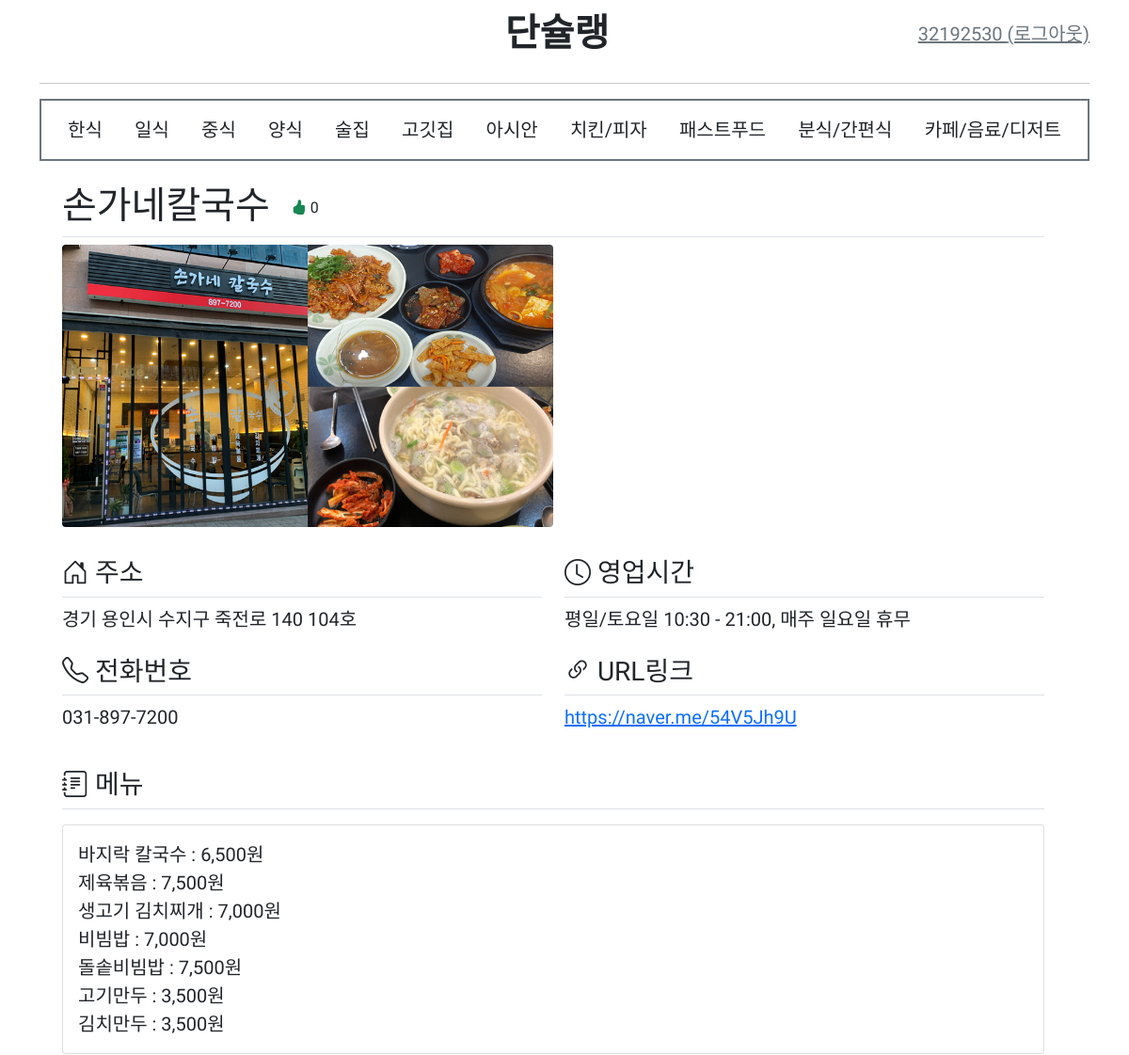
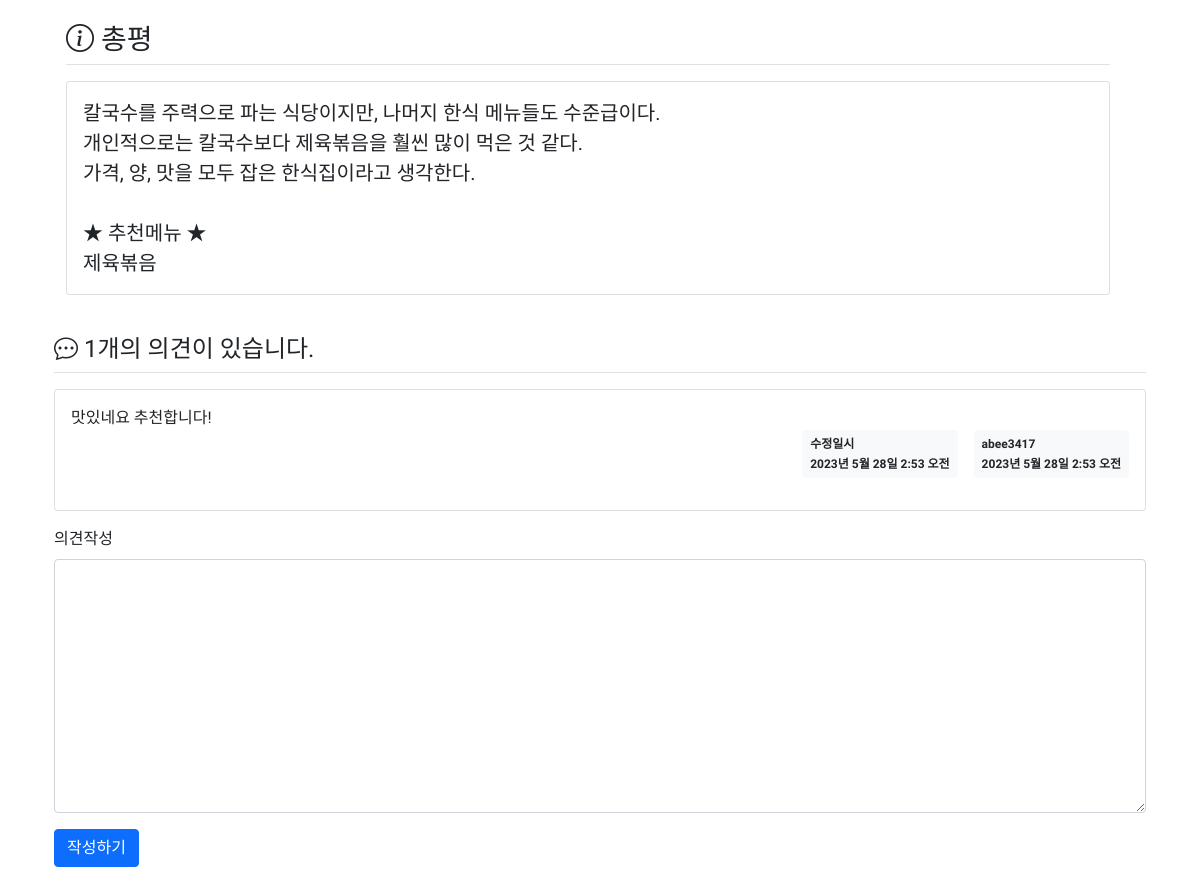
The page /post/id/2/ (signed in) on the database its author committed (2 pictures, top to bottom).
### mainapp/models.py (models this page shows, shortened)
class Post(models.Model):
    category = models.IntegerField() # 1~12까지로 한식부터 카페까지 구분하기 위한 필드
    subject = models.CharField(max_length=200) # 가게이름
    location = models.CharField(max_length=200) # 주소
    callnum = models.CharField(max_length=200) # 전화번호
    timeinfo = models.CharField(max_length=200) # 영업시간
    urlinfo = models.CharField(max_length=200) # URL
    menu = models.TextField() # 메뉴
    review = models.TextField() # 총평
    image = models.ImageField(blank=True, upload_to='media/') # 썸네일사진
    summary = models.CharField(max_length=200) # 썸네일텍스트
    voter = models.ManyToManyField(User, blank=True)  # 추천인

class Comment(models.Model):
    post = models.ForeignKey(Post, on_delete=models.CASCADE)
    author = models.ForeignKey(User, on_delete=models.CASCADE)
    content = models.TextField()
    create_date = models.DateTimeField()
    modify_date = models.DateTimeField(null=True, blank=True) # 수정일시

### mainapp/views.py (the view)
# urls.py: path('post/id/<int:post_id>/', views.detail, name='detail'),
def detail(request, post_id):
    post = get_object_or_404(Post, pk=post_id) # Question.objects.get의 상위호환이다. 실패하면 404오류를 전달
    context = {'post': post}
    return render(request, 'mainapp/detail.html', context) # question_detail.html에 있는 question에 context를 전달

### templates/mainapp/detail.html (shortened to what this page needs)
{% extends 'base.html' %}
{% block content %}
<div class="container my-3 row row-cols-2">
    <div class="col-12">
        <h1 class="border-bottom py-2">{{ post.subject }}
            <a href="javascript:void(0)" data-uri="{% url 'main:vote' post.id  %}"
                class="recommend btn btn-outline-white"> <i class="text-success bi bi-hand-thumbs-up-fill"></i>
                <span class="">{{post.voter.count}}</span>
            </a>
        </h1>
    </div>
    <div class="col-12">
        <img class="rounded" width="50%" height="300" src="/media/{{post.image}}" alt="korean_post">
        <br><br>
    </div>
    <div class="col">
        <div class="mb-3">
            <h3 class="border-bottom py-2"><i class="align-bottom bi bi-house-door"></i> 주소</h3>
            <div class="card-text fs-5" style="white-space: pre-line;">{{ post.location }}</div>
        </div>
        <div class="mb-3">
            <h3 class="border-bottom py-2"><i class="align-bottom bi bi-telephone"></i> 전화번호</h3>
            <div class="card-text fs-5" style="white-space: pre-line;">{{ post.callnum }}</div>
        </div>
    </div>
    <div class="col">
        <div class="mb-3">
            <h3 class="border-bottom py-2"><i class="align-bottom bi bi-clock"></i> 영업시간</h3>
            <div class="card-text fs-5" style="white-space: pre-line;">{{ post.timeinfo }}</div>
        </div>
        <div class="mb-3">
            <h3 class="border-bottom py-2"><i class="align-bottom bi bi-link-45deg"></i> URL링크</h3>
            <div class="card-text fs-5" style="white-space: pre-line;"><a href="{{ post.urlinfo }}">{{ post.urlinfo }}</a></div>
        </div>
    </div>
</div>
<div class="container my-3 row">
    <div class="col-12">
        <h3 class="border-bottom py-2"><i class="align-bottom bi bi-journal-text"></i> 메뉴</h3>
        <div class="card my-3">
            <div class="card-body">
                <div class="card-text fs-5" style="white-space: pre-line;">{{ post.menu }}</div>
            </div>
        </div>
    </div>
    <div class="col-12">
        <h3 class="border-bottom py-2"><i class="align-bottom bi bi-info-circle"></i></i> 총평</h3>
        <div class="card my-3">
            <div class="card-body">
                <div class="card-text fs-5" style="white-space: pre-line;">{{ post.review }}</div>
            </div>
        </div>
    </div>
</div>
<div class="container my-3">
    <h4 class="border-bottom my-3 py-2"><i class="align-bottom bi bi-chat-dots"></i> {{post.comment_set.count}}개의 의견이 있습니다.</h4>
    {% for comment in post.comment_set.all %}
    <div class="card my-3">
        <div class="card-body">
            <div class="card-text" style="white-space: pre-line;">{{ comment.content }}</div>
            <div class="d-flex justify-content-end">
                {% if comment.modify_date %}
                <div class="badge bg-light text-dark p-2 text-start mx-3">
                    <div class="mb-2">수정일시</div>
                    <div>{{ comment.modify_date }}</div>
                </div>
                {% endif %}
                <div class="badge bg-light text-dark p-2 text-start">
                    <div class="mb-2">{{ comment.author.username }}</div>
                    <div>{{ comment.create_date }}</div>
                </div>
            </div>
        </div>
    </div>
    {% endfor %}
    <form action="{% url 'main:comment_create' post.id %}" method="post" class="my-3">
        <div class="mb-3">
            <label for="content" class="form-label">의견작성</label>
            <textarea {% if not user.is_authenticated %}disabled{% endif %}
              name="content" id="content" class="form-control" rows="10"></textarea>
        </div>
        <input type="submit" value="작성하기" class="btn btn-primary">
        <br><br><br>
    </form>
</div>
{% endblock %}

### templates/base.html (shortened to what this page needs)
{% load static %}
<!DOCTYPE html>
<html lang="ko">
<head>
    <link rel="stylesheet" type="text/css" href="{% static 'style.css' %}">
    <link rel="stylesheet" type="text/css" href="{% static 'bootstrap.min.css' %}">
    <link rel="stylesheet" href="https://cdn.jsdelivr.net/npm/bootstrap-icons@1.8.0/font/bootstrap-icons.css">
</head>
<body>
    <div class="container">
        <header class="blog-header lh-1 py-3">
            <div class="row flex-nowrap justify-content-between align-items-center">
                <div class="col-4 pt-1">
                </div>
                <div class="col-4 text-center">
                    <a class="fs-1 fw-bold text-dark navbar-brand" href={% url 'main:index' %}>단슐랭</a>
                </div>
                <div class="col-4 d-flex justify-content-end align-items-center">
                    {% if user.is_authenticated %}
                    <a class="fs-5 link-secondary navbar-text" href={% url 'user:logout' %}>{{ user.username }} (로그아웃)</a>
                    {% else %}
                    <a class="fs-5 btn btn-basic" href={% url 'user:login' %}>로그인</a>
                    {% endif %}
                </div>
            </div>
        </header>
        <hr>
        <navbar class="navbar border border-2 border-secondary navbar-dark d-flex justify-content-between">
            <div class="container-fluid">
                <a class="fs-5 nav-link text-dark" href="{% url 'main:list' 1 %}">한식</a>
                <a class="fs-5 nav-link text-dark" href="{% url 'main:list' 2 %}">일식</a>
                <a class="fs-5 nav-link text-dark" href="{% url 'main:list' 3 %}">중식</a>
                <a class="fs-5 nav-link text-dark" href="{% url 'main:list' 4 %}">양식</a>
                <a class="fs-5 nav-link text-dark" href="{% url 'main:list' 5 %}">술집</a>
                <a class="fs-5 nav-link text-dark" href="{% url 'main:list' 6 %}">고깃집</a>
                <a class="fs-5 nav-link text-dark" href="{% url 'main:list' 7 %}">아시안</a>
                <a class="fs-5 nav-link text-dark" href="{% url 'main:list' 8 %}">치킨/피자</a>
                <a class="fs-5 nav-link text-dark" href="{% url 'main:list' 9 %}">패스트푸드</a>
                <a class="fs-5 nav-link text-dark" href="{% url 'main:list' 10 %}">분식/간편식</a>
                <a class="fs-5 nav-link text-dark" href="{% url 'main:list' 11 %}">카페/음료/디저트</a>
            </div>
    </div>
    <main class="container">
    {% block content %}
    {% endblock %}
    </main>
</body>
</html>

### static/style.css (style rules this page uses)
body { font-family: 'Do Hyeon', sans-serif !important; }

### rows shown on the page
Post: subject "손가네칼국수", voter.count "0", image (picture), location "경기 용인시 수지구 죽전로 140 104호", callnum "031-897-7200", timeinfo "평일/토요일 10:30 - 21:00, 매주 일요일 휴무", urlinfo "https://naver.me/54V5Jh9U", menu "바지락 칼국수 : 6,500원 제육볶음 : 7,500원 생고기 김치찌개 : 7,000원 비빔밥 : 7,000원 돌솥비빔밥 : 7,500원 고기만두 : 3,500원 김치만두 : 3,500원", review "칼국수를 주력으로 파는 식당이지만, 나머지 한식 메뉴들도 수준급이다. 개인적으로는 칼국수보다 제육볶음을 훨씬 많이 먹은 것 같다. 가격, 양, 맛을 모두 잡은 한식집이라고 생각한다. ★ 추천메뉴 ★ 제육볶음", comment_set.count "1"
Comment: content "맛있네요 추천합니다!", modify_date "2023년 5월 28일 2:53 오전", author.username "abee3417", create_date "2023년 5월 28일 2:53 오전"

### other values the page prints
{{ user.username }} "32192530"
